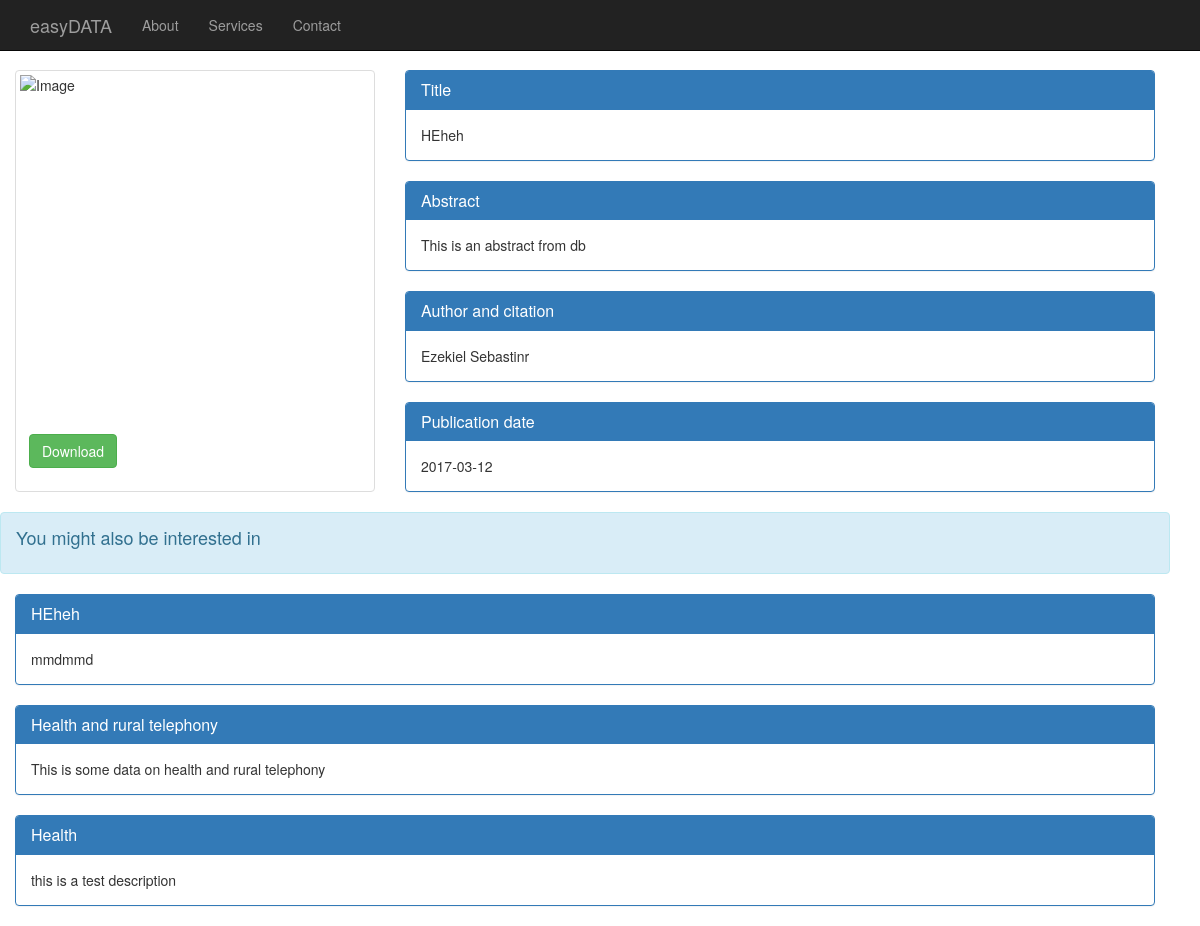
Screenshot of /description.php?id=1 with the database file from the repository.
### tables this page shows
CREATE TABLE IF NOT EXISTS `researchdata` (
`id` int(11) NOT NULL,
  `title` text NOT NULL,
  `category` text NOT NULL,
  `sdescription` text NOT NULL,
  `ldescription` text NOT NULL,
  `abstract` text NOT NULL,
  `link` text NOT NULL,
  `author` varchar(100) NOT NULL,
  `pdate` date NOT NULL,
  `update` timestamp NOT NULL DEFAULT CURRENT_TIMESTAMP ON UPDATE CURRENT_TIMESTAMP
);

### description.php (the view, shortened to what this page needs)
 <!DOCTYPE html>
 <html lang="">
 	<head>
		<link rel="stylesheet" href="https://maxcdn.bootstrapcdn.com/bootstrap/3.3.7/css/bootstrap.min.css">
    <link href="css/bootstrap.min.css" rel="stylesheet">
    <link href="css/heroic-features.css" rel="stylesheet">
 	</head>
<?php
    include 'header.php';
    include 'dbconnect.php';
    if (isset($_GET['id'])) {
      $id = $_GET['id'];
    }
    else {
      header('location: index.php');
    }
    $category = "";
    $query = "SELECT * FROM researchdata WHERE id = $id";
        $result = mysqli_query($con, $query);
        foreach ($result as $row) {
          $category = $row['category'];
        }
?>
 	<body>
 <div class="row col-md-12">
  <div class="col-md-4">
    <div class="thumbnail">
      <img src="img.jpg" alt="Image" width="400" style="height: 350px">
      <div class="caption">
        <p><a href=""<?php echo $row['link'];?>"" class="btn btn-success" role="button" download="<?php echo $row['title'];?>">Download</a> </p>
      </div>
    </div>
  </div>
  <div class="col-md-8">
  <div class="panel panel-primary">
  <div class="panel-heading">
    <h3 class="panel-title">Title</h3>
  </div>
  <div class="panel-body">
    <?php echo $row['title'];?>
  </div>
</div>
  <div class="panel panel-primary">
  <div class="panel-heading">
    <h3 class="panel-title">Abstract</h3>
  </div>
  <div class="panel-body">
    <?php echo $row['abstract'];?>
  </div>
</div>
  <div class="panel panel-primary">
  <div class="panel-heading">
    <h3 class="panel-title">Author and citation</h3>
  </div>
  <div class="panel-body">
    <?php echo $row['author'];?>
  </div>
</div>
  <div class="panel panel-primary">
  <div class="panel-heading">
    <h3 class="panel-title">Publication date</h3>
  </div>
  <div class="panel-body">
    <?php echo $row['pdate'];?>
  </div>
</div>
</div>
<div class="alert alert-info col-md-12" role="alert"><h4>You might also be interested in</h4></div>
<?php
    $sql = "SELECT title, sdescription FROM researchdata WHERE category LIKE '$category'";
    $result = mysqli_query($con, $sql);
    if (mysqli_num_rows($result) >0) {
      foreach ($result as $row) {
        ?>
<div class="col-md-12">
  <div class="panel panel-primary">
  <div class="panel-heading">
    <h3 class="panel-title"><?php echo $row['title'];?></h3>
  </div>
  <div class="panel-body">
    <?php echo $row['sdescription'];?>
  </div>
</div>
</div>
        <?php
      }
    }
?>
</div>
 	</body>
 </html>

### css/heroic-features.css (style rules this page uses)
body { padding-top: 70px; }

### rows the page displays
researchdata: title "HEheh", abstract "This is an abstract from db", author "Ezekiel Sebastinr", pdate "2017-03-12", sdescription "mmdmmd"
researchdata: title "Health and rural telephony", sdescription "This is some data on health and rural telephony"
researchdata: title "Health", sdescription "this is a test description"
